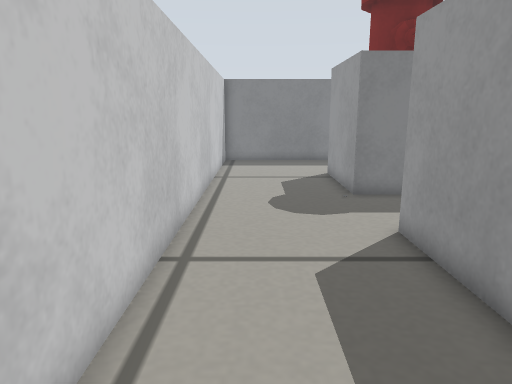
view 1 (above)

19 first-person views from a walk through a robot-simulator world made for Gazebo. The camera is 0.29 m above the floor, tilts 12° down and sees 70° across. The lines on the ground mark 1 m squares. The floor is counted in squares, 0.1 m on a side. Each view is taken from the middle of a square. On the plan, view 1 faces up. The plan holds only what a view shows up to about 20 squares ahead; the rest is blank. The robots in the file are not drawn.

view 2
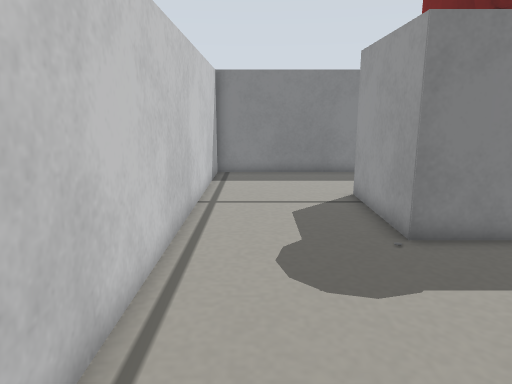

view 3
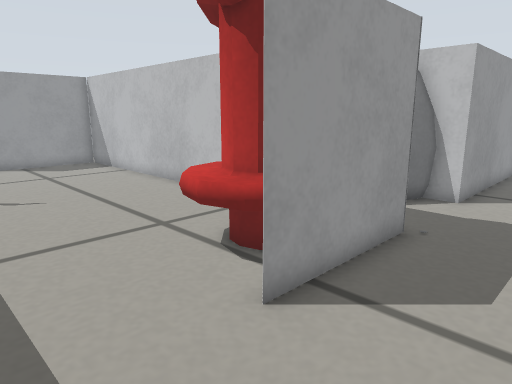

view 4
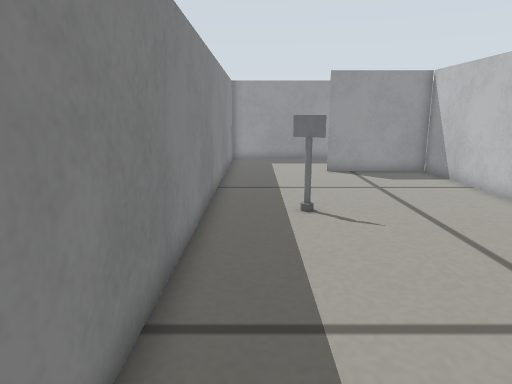

view 5
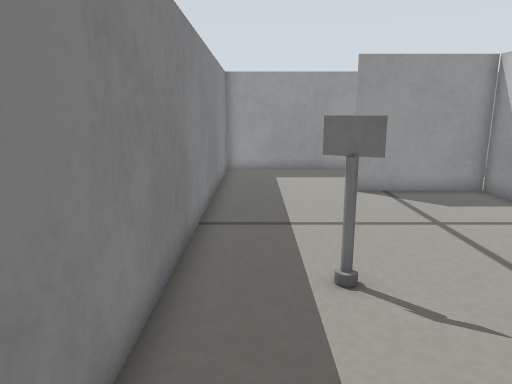

view 6
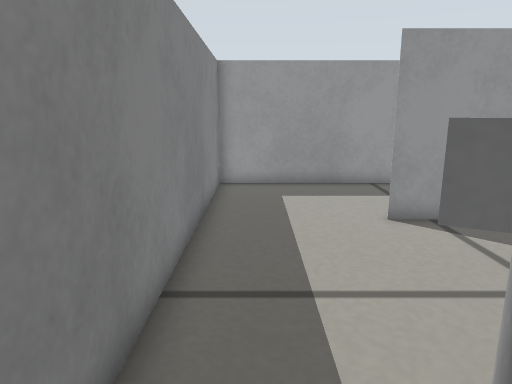

view 7
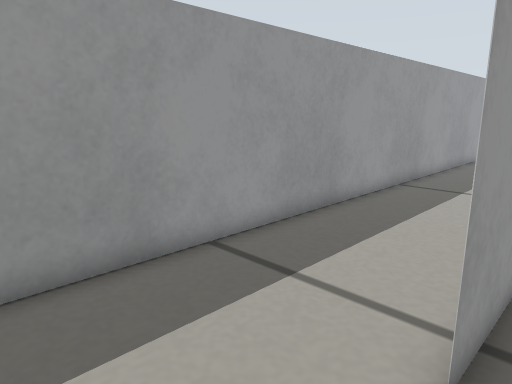

view 8
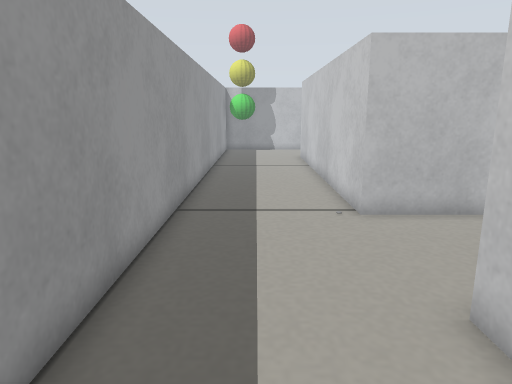

view 9
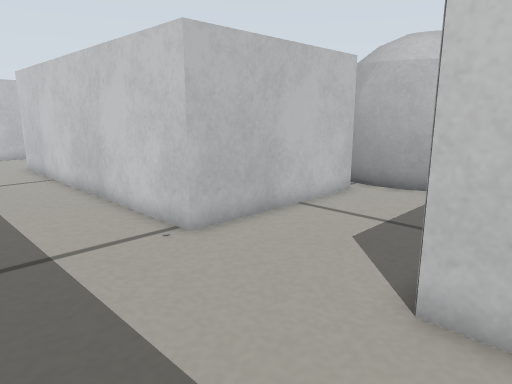

view 10
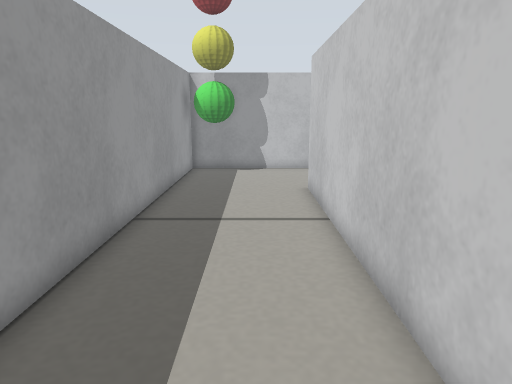

view 11
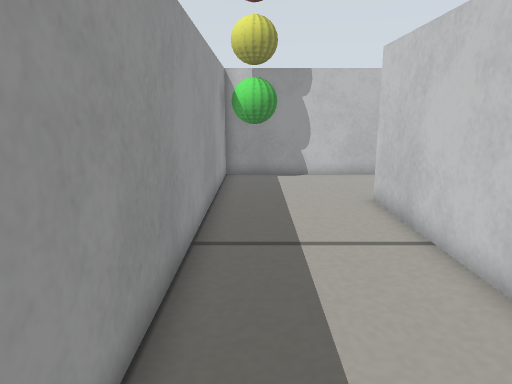

view 12
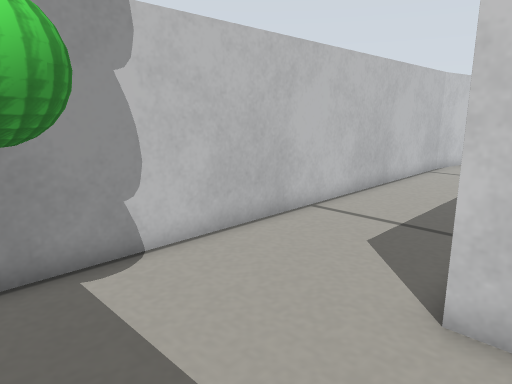

view 13
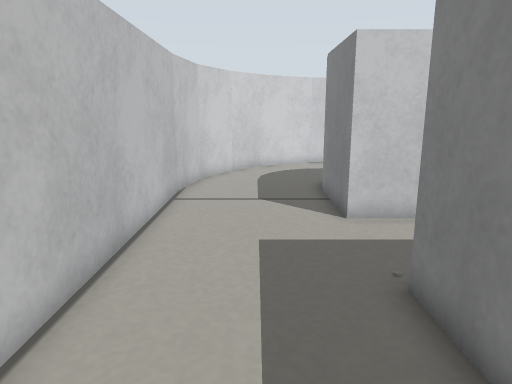

view 14
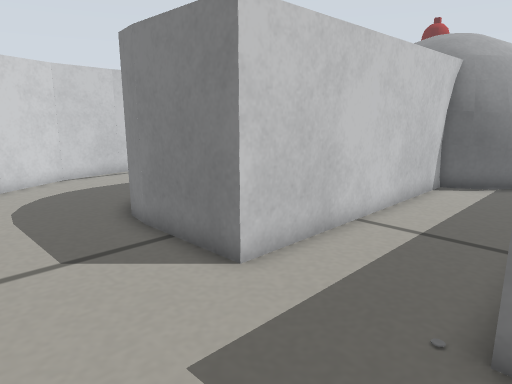

view 15
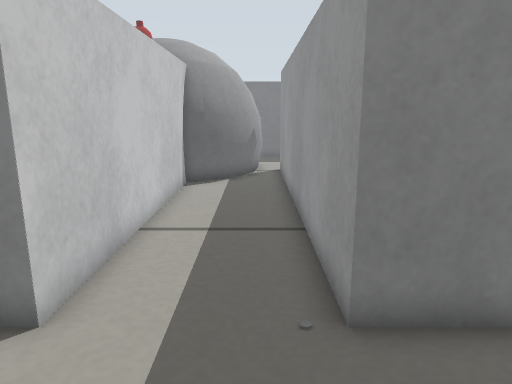

view 16
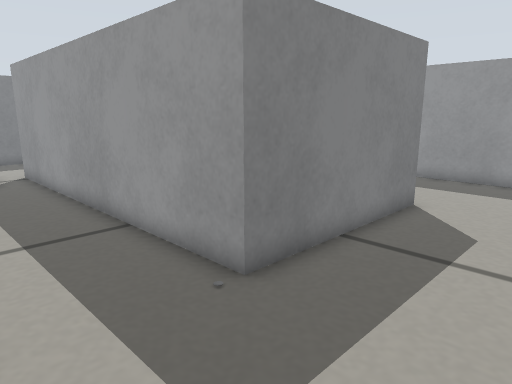

view 17
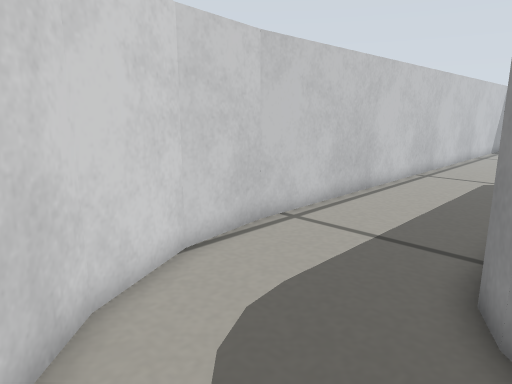

view 18
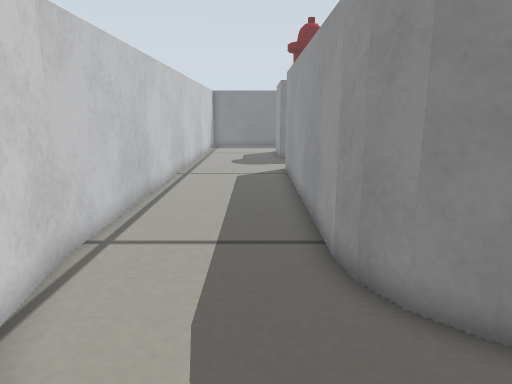

view 19
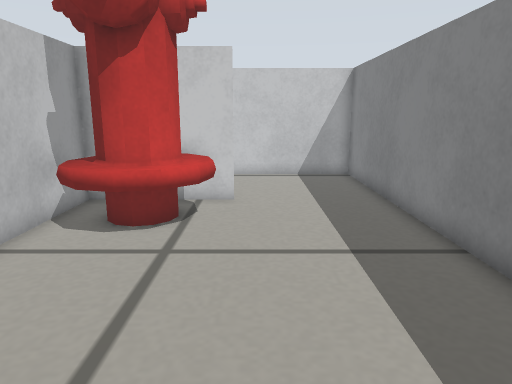

### Floor plan
Points are (right, up) in squares from view 1. A wall is a line through its corners. A room is listed if a view was taken in it or the views show most of it. See-through windows are left out.
Room 1 (views 1, 2, 3, 4, 5, 6, 7, 8, 9, 10, 11, 12, 13, 14, 15, 16, 17, 18, 19)
walls: (15.3, 7.6) (22.9, 7.6) (22.9, -7.4) (15.3, -7.4) (15.3, 7.6); (11, 3.5) (11, -7.4) (7.1, -7.4); (10.6, 13.2) (22.9, 13.2) (22.9, 18.4); (22.9, 14.4) (22.9, 13.1); (6, 13.2) (3.6, 13.2) (8.1, 13.2); (3.6, 8.4) (3.6, 8.8) (4.5, 8.8); (3.6, 13.2) (3.6, 13.6) (3.6, 13.2); (3.6, 17.4) (3.6, 18.2); (3.6, -3.9) (3.6, 6.6); (3.6, 18.4) (3.6, 17.5); (7.2, -7.4) (6, -7.2); (5.1, -6.8) (4.3, -6) (3.8, -5) (3.6, -3.8); (-2, -3.8) (-1.5, -6.7) (-0.2, -9.2) (1.8, -11.2) (4.3, -12.5) (7.2, -13); (7.1, -13) (28.5, -13) (28.5, 23.6) (-2, 23.6) (-2, -3.9)
objects: fire hydrant (4, 14) to (8, 18); other object (15, 20) to (15, 21); traffic light (26, -12) to (28, -11)

Positions as (right, up) in squares from view 1, and headings:
1: (0, 0), facing up
2: (0, 5), facing up
3: (0, 22), facing down-right
4: (4, 22), facing right
5: (9, 22), facing right
6: (13, 22), facing right
7: (22, 22), facing down-right
8: (26, 18), facing down
9: (28, 15), facing down-left
10: (25, 7), facing down
11: (27, 5), facing down
12: (28, -6), facing down-left
13: (21, -10), facing left
14: (16, -12), facing up-left
15: (14, -12), facing up
16: (11, -12), facing up-right
17: (5, -11), facing up-left
18: (2, -11), facing up
19: (16, 19), facing left
